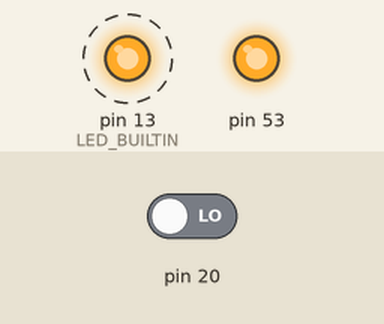
Bench run of a program on a simulated Arduino Mega 2560, built with avr-gcc and run on an emulated ATmega2560. Parts: output pins drawn as LEDs (lit = HIGH). Dashed ring = blinking. Inputs (shaded band) come from the test bench; at power-on: pin 20 LOW. Pins used as bus, display or sensor lines are not drawn; what the program prints to the serial monitor is not drawn.

Above: at 0.7 s.
Timing chart, 0 to 3.5 s (numbered marks = the images above):
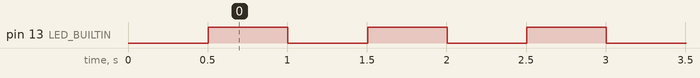

Measured:
- by itself, pin 13 (LED_BUILTIN): alternates HIGH for 0.50 s and LOW for 0.50 s

The program:

main.cpp
```cpp
#include <arduino.h>
#include "ep154.h"

// look-up tables, provided by Waveshare
const unsigned char full_mode[] = {
        0x02, 0x02, 0x01, 0x11, 0x12, 0x12, 0x22, 0x22, 0x66, 0x69,
        0x69, 0x59, 0x58, 0x99, 0x99, 0x88, 0x00, 0x00, 0x00, 0x00,
        0xf8, 0xb4, 0x13, 0x51, 0x35, 0x51, 0x51, 0x19, 0x01, 0x00 };
const unsigned char partial_mode[] = {
        0x10, 0x18, 0x18, 0x08, 0x18, 0x18, 0x08, 0x00, 0x00, 0x00,
        0x00, 0x00, 0x00, 0x00, 0x00, 0x00, 0x00, 0x00, 0x00, 0x00,
        0x13, 0x14, 0x44, 0x12, 0x00, 0x00, 0x00, 0x00, 0x00, 0x00 };

// Global Variables
char text[] = "Hello";
unsigned char fbuf[EP_FRAMEMEMSIZE];

void setup() {
    Serial.begin(9600);

    pinMode(LED_BUILTIN, OUTPUT);
    ep_spi_init();
    ep_init((unsigned char*)full_mode);
    ep_setbg(fbuf, ALL_WHITE);

    ep_write_text(fbuf, text, 10, 50, COL_BLACK, 1.0, 1.0, NULL, PEN_MED);
    ep_setframe(fbuf, 0,0, EP_WIDTH, EP_HEIGHT);
    ep_displayframe();
    Serial.println("Setup Done");
}

void loop() {
    digitalWrite(LED_BUILTIN, HIGH);
    delay(500);
    digitalWrite(LED_BUILTIN, LOW);
    delay(500);
    Serial.println("Loop");
}
```

ep154.h
```cpp
// ep154.h.h
// ep154 header file
// rev 1 - December 2017- Shabaz

#ifndef _EP154_H_
#define _EP154_H_

// Definitions
#define EP_WIDTH 200
#define EP_HEIGHT 200
// EP_WIDTH8 is width/8
#define EP_WIDTH8 25
// EP_FRAMEMEMSIZE is (width/8) * height;
#define EP_FRAMEMEMSIZE 5000
#define ALL_WHITE 0xff
#define ALL_BLACK 0x00
#define COL_WHITE 1
#define COL_BLACK 0
#define PEN_THIN 0
#define PEN_MED 1
#define PEN_THICK 2

// Functions
void ep_spi_init(void);
void ep_sleep(void);
void ep_init(unsigned char* lut);

void ep_setbg(unsigned char* frame, unsigned char col8);
void ep_line(unsigned char* frame, int x, int y, int x2, int y2, unsigned char col, char weight=PEN_THIN);
int ep_write_text(unsigned char* frame, char* text, int x, int y, unsigned char col,
                double xscale, double yscale, unsigned int* dy, char weight=PEN_THIN);

void ep_clearframe(unsigned char col8);
void ep_setframe(unsigned char* frame, int x, int y, int width, int height);
void ep_displayframe(void);


#endif // _EP29_H_
```

Source omitted: ep154.cpp (data table, 46520 bytes)
